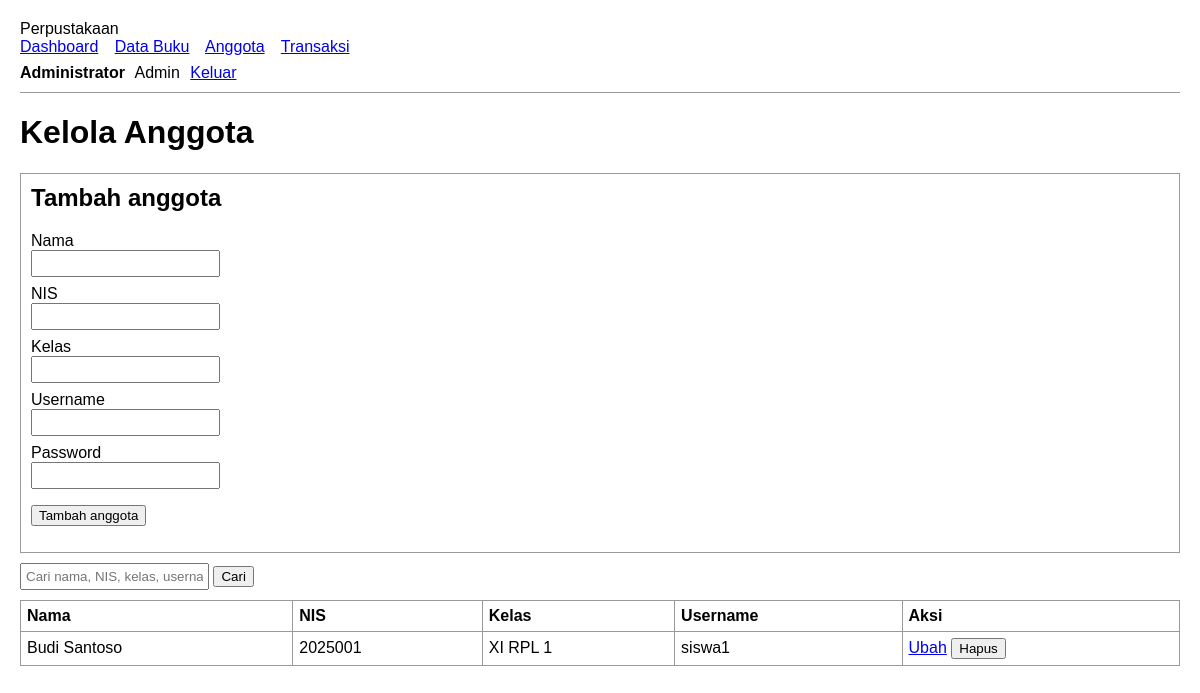
Page /admin/anggota.php (signed in) on the committed database.
### tables this page shows
CREATE TABLE users (
  id INT AUTO_INCREMENT PRIMARY KEY,
  nama VARCHAR(100) NOT NULL,
  nis VARCHAR(20) DEFAULT NULL,
  kelas VARCHAR(20) DEFAULT NULL,
  username VARCHAR(50) NOT NULL UNIQUE,
  password VARCHAR(255) NOT NULL,
  role ENUM('admin','siswa') NOT NULL DEFAULT 'siswa',
  created_at TIMESTAMP DEFAULT CURRENT_TIMESTAMP
);

### config.php (called while the page is built, shortened)
<?php
function e($s) { return htmlspecialchars((string)$s, ENT_QUOTES, 'UTF-8'); }

### admin/anggota.php (the view, shortened to what this page needs)
<?php
require '../config.php';
$edit = null;
$q = trim($_GET['q'] ?? '');
$st = $pdo->prepare("SELECT * FROM users WHERE role='siswa' AND (nama LIKE :q OR nis LIKE :q OR kelas LIKE :q OR username LIKE :q) ORDER BY nama");
$st->execute([':q' => "%$q%"]);
$rows = $st->fetchAll();
require '../includes/header.php';
?>
<div class="card">
  <h2 style="margin-top:0"><?= $edit ? 'Ubah anggota' : 'Tambah anggota' ?></h2>
  <form method="post">
    <div class="row">
      <div><label>Nama</label><input name="nama" required value="<?= e($edit['nama'] ?? '') ?>"></div>
      <div><label>NIS</label><input name="nis" required value="<?= e($edit['nis'] ?? '') ?>"></div>
      <div><label>Kelas</label><input name="kelas" value="<?= e($edit['kelas'] ?? '') ?>"></div>
      <div><label>Username</label><input name="username" required value="<?= e($edit['username'] ?? '') ?>"></div>
      <div><label>Password<?= $edit ? ' (kosongkan jika tidak diubah)' : '' ?></label><input name="password" type="password" <?= $edit ? '' : 'required' ?>></div>
    </div>
    <p><button type="submit"><?= $edit ? 'Simpan perubahan' : 'Tambah anggota' ?></button>
    <?php if ($edit): ?> <a class="btn ghost" href="anggota.php">Batal</a><?php endif; ?></p>
  </form>
</div>
<form class="search" method="get">
  <input name="q" placeholder="Cari nama, NIS, kelas, username" value="<?= e($q) ?>">
  <button type="submit">Cari</button>
</form>
<div class="tablewrap"><table>
  <tr><th>Nama</th><th>NIS</th><th>Kelas</th><th>Username</th><th>Aksi</th></tr>
  <?php foreach ($rows as $r): ?>
  <tr>
    <td><?= e($r['nama']) ?></td><td><?= e($r['nis']) ?></td><td><?= e($r['kelas']) ?></td><td><?= e($r['username']) ?></td>
    <td>
      <a class="btn sm ghost" href="?edit=<?= $r['id'] ?>">Ubah</a>
      <form class="inline" method="post" onsubmit="return confirm('Hapus anggota ini beserta riwayat transaksinya?')">
        <button class="sm danger">Hapus</button>
      </form>
    </td>
  </tr>
  <?php endforeach; if (!$rows): ?><tr><td colspan="5" class="empty">Tidak ada anggota yang cocok<?= $q ? ' dengan pencarian "' . e($q) . '"' : '. Tambahkan anggota lewat form di atas' ?>.</td></tr><?php endif; ?>
</table></div>
<?php require '../includes/footer.php'; ?>

### assets/style.css (style rules this page uses)
body { font-family:Arial,sans-serif;margin:20px }
table { border-collapse:collapse;width:100% }
th,td { border:1px solid #999;padding:6px;text-align:left }
.tablewrap { overflow-x:auto }
form.inline { display:inline }
label { display:block;margin-top:8px }
input,select { padding:4px }
.row>div { margin-bottom:6px }
.stat,.tile,.card { border:1px solid #999;padding:10px;margin-bottom:10px;display:block;text-decoration:none;color:inherit }
.search { margin-bottom:10px }

### rows in the picture
users: nama "Budi Santoso", nis "2025001", kelas "XI RPL 1", username "siswa1"

### other values in the picture
$label "Dashboard"
$label "Data Buku"
$label "Anggota"
$label "Transaksi"
$u['nama'] "Administrator"
$judul "Kelola Anggota"
